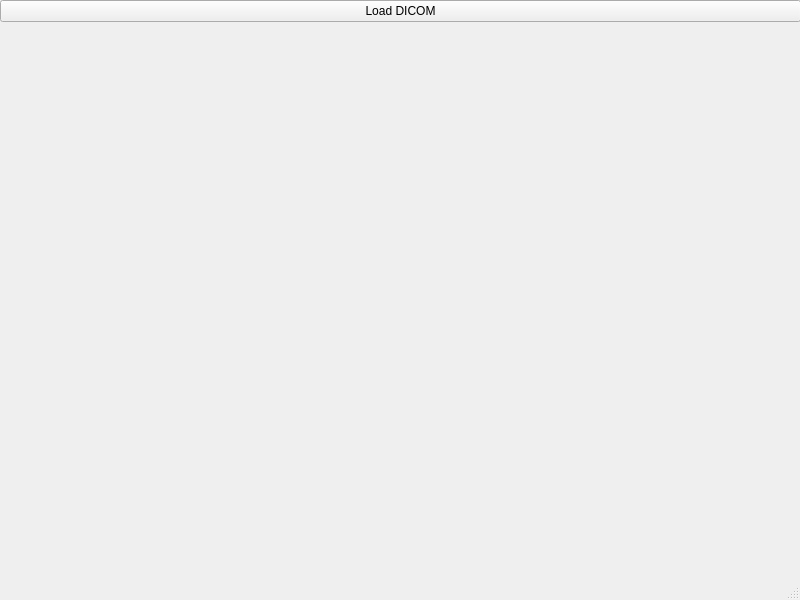
<?xml version="1.0" encoding="UTF-8"?>
<ui version="4.0">
 <class>MainWindow</class>
 <widget class="QMainWindow" name="MainWindow">
  <property name="geometry">
   <rect>
    <x>0</x>
    <y>0</y>
    <width>800</width>
    <height>600</height>
   </rect>
  </property>
  <property name="windowTitle">
   <string>MainWindow</string>
  </property>
  <widget class="QWidget" name="centralwidget">
   <widget class="QWidget" name="">
    <property name="geometry">
     <rect>
      <x>0</x>
      <y>0</y>
      <width>801</width>
      <height>551</height>
     </rect>
    </property>
    <layout class="QVBoxLayout" name="verticalLayout">
     <item>
      <widget class="QPushButton" name="loadButton">
       <property name="text">
        <string>Load DICOM</string>
       </property>
      </widget>
     </item>
     <item>
      <widget class="QVTKOpenGLNativeWidget" name="vtkWidget" native="true"/>
     </item>
    </layout>
   </widget>
  </widget>
  <widget class="QMenuBar" name="menubar">
   <property name="geometry">
    <rect>
     <x>0</x>
     <y>0</y>
     <width>800</width>
     <height>22</height>
    </rect>
   </property>
  </widget>
  <widget class="QStatusBar" name="statusbar"/>
 </widget>
 <customwidgets>
  <customwidget>
   <class>QVTKOpenGLNativeWidget</class>
   <extends>QWidget</extends>
   <header>QVTKOpenGLNativeWidget.h</header>
   <container>1</container>
  </customwidget>
 </customwidgets>
 <resources/>
 <connections/>
</ui>
